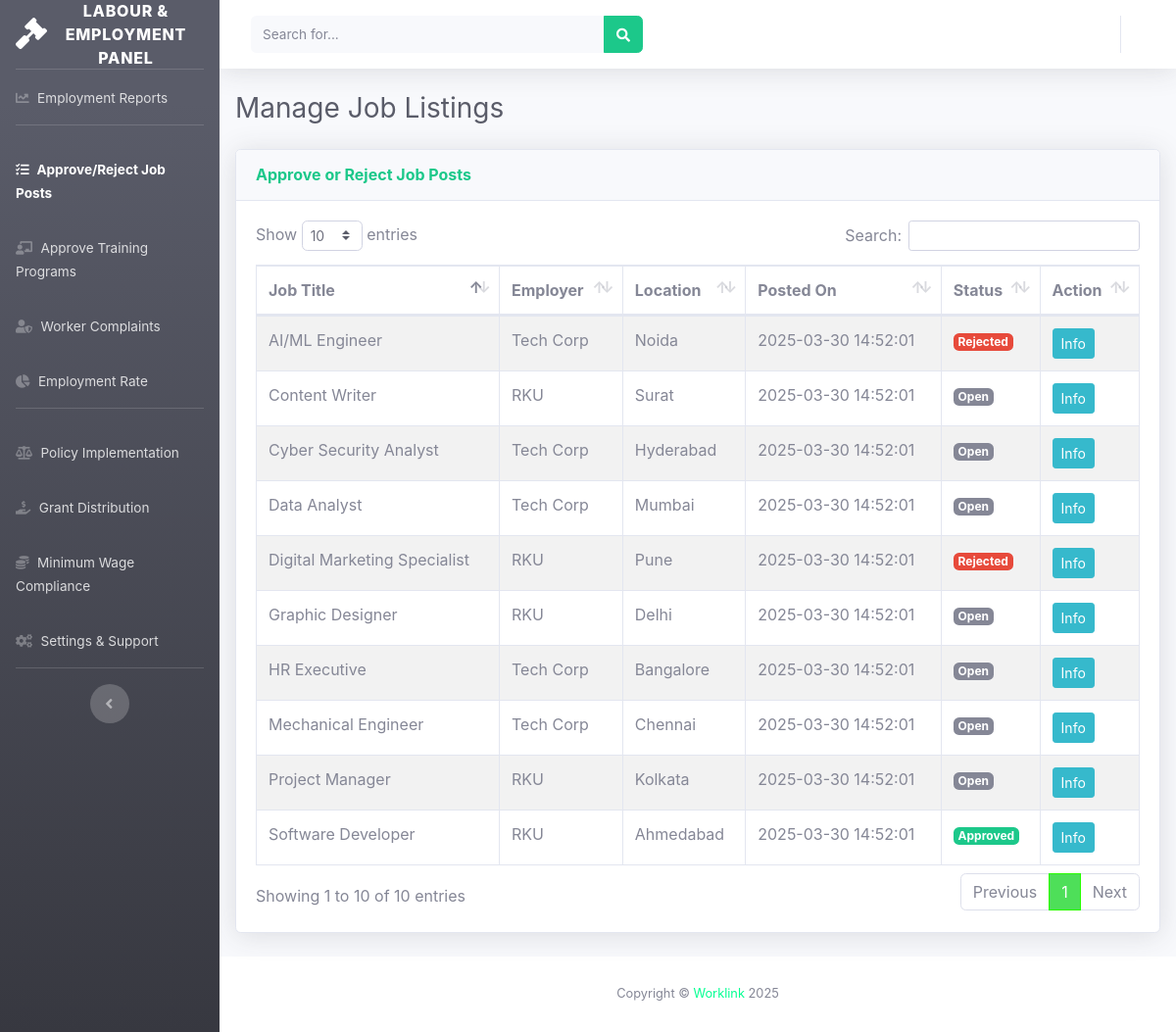
The app's page /governmentOfficial/manage_job_listings.php (signed in) with its own data.
### tables this page shows
CREATE TABLE `jobs` (
  `id` int(11) NOT NULL,
  `employer_id` int(11) DEFAULT NULL,
  `title` varchar(255) NOT NULL,
  `description` text NOT NULL,
  `location` varchar(255) DEFAULT NULL,
  `salary` decimal(10,2) DEFAULT NULL,
  `status` text DEFAULT 'pending',
  `created_at` timestamp NOT NULL DEFAULT current_timestamp()
);

CREATE TABLE `employers` (
  `id` int(11) NOT NULL,
  `user_id` int(11) NOT NULL,
  `company_name` varchar(255) DEFAULT NULL,
  `industry` varchar(255) DEFAULT NULL
);

### governmentOfficial/manage_job_listings.php (the view, shortened to what this page needs)
<!DOCTYPE html>
<html lang="en">
<head>
    <link href="vendor/fontawesome-free/css/all.min.css" rel="stylesheet">
    <link href="css/sb-admin-2.min.css" rel="stylesheet">
    <link href="vendor/datatables/dataTables.bootstrap4.min.css" rel="stylesheet">
</head>
<body id="page-top">
    <?php include('sidebar.php'); ?>
    <?php include('header.php'); ?>
    <div class="container-fluid px-3">
        <h1 class="h3 mb-4 text-gray-800">Manage Job Listings</h1>
        <div class="card shadow mb-4">
            <div class="card-header py-3">
                <h6 class="m-0 font-weight-bold text-success">Approve or Reject Job Posts</h6>
            </div>
            <div class="card-body">
                <div class="table-responsive">
                    <table class="table table-bordered table-hover table-striped" id="jobListingsTable" width="100%"
                        cellspacing="0">
                        <thead>
                            <tr>
                                <th>Job Title</th>
                                <th>Employer</th>
                                <th>Location</th>
                                <th>Posted On</th>
                                <th>Status</th>
                                <th>Action</th>
                            </tr>
                        </thead>
                        <tbody>
                            <?php
$query = mysqli_query($con, "
    SELECT
        jobs.*,
        employers.company_name,
        employers.industry,
        users.full_name AS employer_name,
        users.email,
        users.phone,
        users.gender,
        users.pic
    FROM jobs
    LEFT JOIN employers ON jobs.employer_id = employers.id
    LEFT JOIN users ON employers.user_id = users.id
    ORDER BY jobs.created_at DESC
");
while ($row = mysqli_fetch_assoc($query)) {
    $status = $row['status'];
    $badgeClass = match ($status) {
        'approved' => 'success',
        'rejected' => 'danger',
        'pending' => 'warning',
        default => 'secondary'
    };
    $jobId = $row['id'];
    echo "<tr>
            <td>{$row['title']}</td>
            <td>{$row['company_name']}</td>
            <td>{$row['location']}</td>
            <td>{$row['created_at']}</td>
            <td><span class='badge badge-{$badgeClass}'>" . ucfirst($status) . "</span></td>
            <td>
                <button class='btn btn-info btn-sm' data-toggle='modal' data-target='#infoModal{$jobId}'>Info</button>
            </td>
          </tr>";
}
?>
                        </tbody>
                    </table>
                </div>
            </div>
        </div>
    </div>
    <?php include('footer.php'); ?>
</body>
</html>

### governmentOfficial/sidebar.php (shortened to what this page needs)
<?php
$url = $_SERVER['REQUEST_URI'];
$url = parse_url($url, PHP_URL_PATH);
$arr_url = explode("/", $url);
?>
<div id="wrapper">
    <ul class="navbar-nav bg-gradient-dark sidebar sidebar-dark accordion" id="accordionSidebar">
        <a class="sidebar-brand d-flex align-items-center justify-content-center" href="index.php">
            <div class="sidebar-brand-icon">
                <i class="fas fa-gavel"></i>
            </div>
            <div class="sidebar-brand-text mx-3">Labour & Employment Panel</div>
        </a>
        <hr class="sidebar-divider my-0">
        <li class="nav-item <?php if (isset($arr_url[3]) && $arr_url[3] == "index.php") { echo "active"; } ?>">
            <a class="nav-link" href="index.php">
                <i class="fas fa-chart-line"></i>
                <span>Employment Reports</span></a>
        </li>
        <hr class="sidebar-divider">
        <li class="nav-item <?php if (isset($arr_url[3]) && $arr_url[3] == "manage_job_listings.php") { echo "active"; } ?>">
            <a class="nav-link" href="manage_job_listings.php">
                <i class="fas fa-tasks"></i>
                <span>Approve/Reject Job Posts</span></a>
        </li>
        <li
            class="nav-item <?php if (isset($arr_url[3]) && $arr_url[3] == "approve_training.php") { echo "active"; } ?>">
            <a class="nav-link" href="approve_training.php">
                <i class="fas fa-chalkboard-teacher"></i>
                <span>Approve Training Programs</span></a>
        </li>
        <li
            class="nav-item <?php if (isset($arr_url[3]) && $arr_url[3] == "worker_complaints.php") { echo "active"; } ?>">
            <a class="nav-link" href="worker_complaints.php">
                <i class="fas fa-user-shield"></i>
                <span>Worker Complaints</span></a>
        </li>
        <li
            class="nav-item <?php if (isset($arr_url[3]) && $arr_url[3] == "employment_reports.php") { echo "active"; } ?>">
            <a class="nav-link" href="employment_reports.php">
                <i class="fas fa-chart-pie"></i>
                <span>Employment Rate</span></a>
        </li>
        <hr class="sidebar-divider">
        <li
            class="nav-item <?php if (isset($arr_url[3]) && $arr_url[3] == "policy_implementation.php") { echo "active"; } ?>">
            <a class="nav-link" href="policy_implementation.php">
                <i class="fas fa-balance-scale"></i>
                <span>Policy Implementation</span></a>
        </li>
        <li
            class="nav-item <?php if (isset($arr_url[3]) && $arr_url[3] == "grant_distribution.php") { echo "active"; } ?>">
            <a class="nav-link" href="grant_distribution.php">
                <i class="fas fa-hand-holding-usd"></i>
                <span>Grant Distribution</span></a>
        </li>
        <li class="nav-item <?php if (isset($arr_url[3]) && $arr_url[3] == "track_wage_laws.php") { echo "active"; } ?>">
            <a class="nav-link" href="track_wage_laws.php">
                <i class="fas fa-coins"></i>
                <span>Minimum Wage Compliance</span></a>
        </li>
        <li class="nav-item <?php if (isset($arr_url[3]) && $arr_url[3] == "settings.php") { echo "active"; } ?>">
            <a class="nav-link" href="settings.php">
                <i class="fas fa-cogs"></i>
                <span>Settings & Support</span></a>
        </li>
        <hr class="sidebar-divider d-none d-md-block">
        <div class="text-center d-none d-md-inline">
            <button class="rounded-circle border-0" id="sidebarToggle"></button>
        </div>
    </ul>

### governmentOfficial/header.php (shortened to what this page needs)
<div id="content-wrapper" class="d-flex flex-column">
    <div id="content">
        <nav class="navbar navbar-expand navbar-light bg-white topbar mb-4 static-top shadow">
            <form id="searchForm"
                class="d-none d-sm-inline-block form-inline mr-auto ml-md-3 my-2 my-md-0 mw-100 navbar-search">
                <div class="input-group">
                    <input type="text" id="searchInput" class="form-control bg-light border-0 small"
                        placeholder="Search for..." aria-label="Search" aria-describedby="basic-addon2"
                        onkeypress="handleKeyPress(event)">
                    <div class="input-group-append">
                        <button class="btn btn-success" type="button" onclick="performSearch()">
                            <i class="fas fa-search fa-sm"></i>
                        </button>
                    </div>
                </div>
            </form>
            <ul class="navbar-nav ml-auto">
                <li class="nav-item dropdown no-arrow">
                    <a class="nav-link dropdown-toggle" href="#" id="userDropdown" role="button"
                        data-toggle="dropdown" aria-haspopup="true" aria-expanded="false">
                    </a>
                </li>
            </ul>
        </nav>

### governmentOfficial/footer.php
<footer class="sticky-footer bg-white">
    <div class="container my-auto">
        <div class="copyright text-center my-auto">
            <span>Copyright &copy; <a href="http://localhost/worklink">Worklink</a>
                2025</span>
        </div>
    </div>
</footer>

### records on screen
jobs: title "Software Developer", employer.company_name "RKU", location "Ahmedabad", created_at "2025-03-30 14:52:01", status "Approved"
jobs: title "Data Analyst", employer.company_name "Tech Corp", location "Mumbai", created_at "2025-03-30 14:52:01", status "Open"
jobs: title "Graphic Designer", employer.company_name "RKU", location "Delhi", created_at "2025-03-30 14:52:01", status "Open"
jobs: title "HR Executive", employer.company_name "Tech Corp", location "Bangalore", created_at "2025-03-30 14:52:01", status "Open"
jobs: title "Digital Marketing Specialist", employer.company_name "RKU", location "Pune", created_at "2025-03-30 14:52:01", status "Rejected"
jobs: title "Mechanical Engineer", employer.company_name "Tech Corp", location "Chennai", created_at "2025-03-30 14:52:01", status "Open"
jobs: title "Cyber Security Analyst", employer.company_name "Tech Corp", location "Hyderabad", created_at "2025-03-30 14:52:01", status "Open"
jobs: title "AI/ML Engineer", employer.company_name "Tech Corp", location "Noida", created_at "2025-03-30 14:52:01", status "Rejected"
jobs: title "Project Manager", employer.company_name "RKU", location "Kolkata", created_at "2025-03-30 14:52:01", status "Open"
jobs: title "Content Writer", employer.company_name "RKU", location "Surat", created_at "2025-03-30 14:52:01", status "Open"
